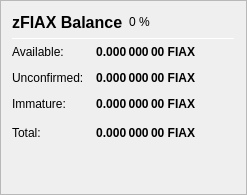
                   <widget class="QFrame" name="frame_ZerocoinBalances">
                    <property name="frameShape">
                     <enum>QFrame::StyledPanel</enum>
                    </property>
                    <property name="frameShadow">
                     <enum>QFrame::Raised</enum>
                    </property>
                    <layout class="QVBoxLayout" name="verticalLayout_7">
                     <item>
                      <layout class="QHBoxLayout" name="horizontalLayout_8" stretch="0,0,0">
                       <item>
                        <widget class="QLabel" name="label_5z_3">
                         <property name="minimumSize">
                          <size>
                           <width>0</width>
                           <height>20</height>
                          </size>
                         </property>
                         <property name="font">
                          <font>
                           <pointsize>12</pointsize>
                           <weight>75</weight>
                           <bold>true</bold>
                          </font>
                         </property>
                         <property name="text">
                          <string>zFIAX Balance</string>
                         </property>
                        </widget>
                       </item>
                       <item>
                        <widget class="QLabel" name="labelzFIAXPercent">
                         <property name="text">
                          <string notr="true">0 %</string>
                         </property>
                        </widget>
                       </item>
                       <item>
                        <spacer name="horizontalSpacer_11">
                         <property name="orientation">
                          <enum>Qt::Horizontal</enum>
                         </property>
                         <property name="sizeHint" stdset="0">
                          <size>
                           <width>40</width>
                           <height>20</height>
                          </size>
                         </property>
                        </spacer>
                       </item>
                      </layout>
                     </item>
                     <item>
                      <widget class="Line" name="line_ZerocoinBalance">
                       <property name="minimumSize">
                        <size>
                         <width>0</width>
                         <height>1</height>
                        </size>
                       </property>
                       <property name="maximumSize">
                        <size>
                         <width>16777215</width>
                         <height>1</height>
                        </size>
                       </property>
                       <property name="orientation">
                        <enum>Qt::Horizontal</enum>
                       </property>
                      </widget>
                     </item>
                     <item>
                      <layout class="QGridLayout" name="gridLayout_5">
                       <property name="spacing">
                        <number>12</number>
                       </property>
                       <item row="1" column="0">
                        <widget class="QLabel" name="labelzBalanceMatureText">
                         <property name="toolTip">
                          <string>Mature: more than 20 confirmation and more than 1 mint of the same denomination after it was minted.
These zFIAX are spendable.</string>
                         </property>
                         <property name="text">
                          <string>Available:</string>
                         </property>
                        </widget>
                       </item>
                       <item row="1" column="1">
                        <widget class="QLabel" name="labelzBalanceMature">
                         <property name="font">
                          <font>
                           <weight>75</weight>
                           <bold>true</bold>
                          </font>
                         </property>
                         <property name="toolTip">
                          <string>Mature: more than 20 confirmation and more than 1 mint of the same denomination after it was minted.
These zFIAX are spendable.</string>
                         </property>
                         <property name="text">
                          <string notr="true">0.000 000 00 FIAX</string>
                         </property>
                         <property name="alignment">
                          <set>Qt::AlignRight|Qt::AlignTrailing|Qt::AlignVCenter</set>
                         </property>
                        </widget>
                       </item>
                       <item row="2" column="0">
                        <widget class="QLabel" name="labelzBalanceUnconfirmedText">
                         <property name="toolTip">
                          <string>Unconfirmed: less than 20 confirmations
Immature: confirmed, but less than 1 mint of the same denomination after it was minted</string>
                         </property>
                         <property name="text">
                          <string>Unconfirmed:</string>
                         </property>
                        </widget>
                       </item>
                       <item row="2" column="1">
                        <widget class="QLabel" name="labelzBalanceUnconfirmed">
                         <property name="font">
                          <font>
                           <weight>75</weight>
                           <bold>true</bold>
                          </font>
                         </property>
                         <property name="toolTip">
                          <string>Unconfirmed: less than 20 confirmations
Immature: confirmed, but less than 1 mint of the same denomination after it was minted</string>
                         </property>
                         <property name="text">
                          <string notr="true">0.000 000 00 FIAX</string>
                         </property>
                         <property name="alignment">
                          <set>Qt::AlignRight|Qt::AlignTrailing|Qt::AlignVCenter</set>
                         </property>
                        </widget>
                       </item>
                       <item row="3" column="0">
                        <widget class="QLabel" name="labelzBalanceImmatureText">
                         <property name="toolTip">
                          <string>Unconfirmed: less than 20 confirmations
Immature: confirmed, but less than 1 mint of the same denomination after it was minted</string>
                         </property>
                         <property name="text">
                          <string>Immature:</string>
                         </property>
                        </widget>
                       </item>
                       <item row="3" column="1">
                        <widget class="QLabel" name="labelzBalanceImmature">
                         <property name="font">
                          <font>
                           <weight>75</weight>
                           <bold>true</bold>
                          </font>
                         </property>
                         <property name="toolTip">
                          <string>Unconfirmed: less than 20 confirmations
Immature: confirmed, but less than 1 mint of the same denomination after it was minted</string>
                         </property>
                         <property name="text">
                          <string notr="true">0.000 000 00 FIAX</string>
                         </property>
                         <property name="alignment">
                          <set>Qt::AlignRight|Qt::AlignTrailing|Qt::AlignVCenter</set>
                         </property>
                        </widget>
                       </item>
                       <item row="4" column="0">
                        <widget class="QLabel" name="labelzBalanceText">
                         <property name="toolTip">
                          <string>Your current zFIAX balance, unconfirmed and immature zFIAX included.</string>
                         </property>
                         <property name="text">
                          <string>Total:</string>
                         </property>
                        </widget>
                       </item>
                       <item row="4" column="1">
                        <widget class="QLabel" name="labelzBalance">
                         <property name="font">
                          <font>
                           <weight>75</weight>
                           <bold>true</bold>
                          </font>
                         </property>
                         <property name="cursor">
                          <cursorShape>IBeamCursor</cursorShape>
                         </property>
                         <property name="toolTip">
                          <string>Your current zFIAX balance, unconfirmed and immature zFIAX included.</string>
                         </property>
                         <property name="text">
                          <string notr="true">0.000 000 00 FIAX</string>
                         </property>
                         <property name="alignment">
                          <set>Qt::AlignRight|Qt::AlignTrailing|Qt::AlignVCenter</set>
                         </property>
                         <property name="textInteractionFlags">
                          <set>Qt::LinksAccessibleByMouse|Qt::TextSelectableByKeyboard|Qt::TextSelectableByMouse</set>
                         </property>
                        </widget>
                       </item>
                       <item row="4" column="2">
                        <spacer name="horizontalSpacer_4">
                         <property name="orientation">
                          <enum>Qt::Horizontal</enum>
                         </property>
                         <property name="sizeHint" stdset="0">
                          <size>
                           <width>40</width>
                           <height>20</height>
                          </size>
                         </property>
                        </spacer>
                       </item>
                      </layout>
                     </item>
                     <item>
                      <spacer name="verticalSpacer_4">
                       <property name="orientation">
                        <enum>Qt::Vertical</enum>
                       </property>
                       <property name="sizeHint" stdset="0">
                        <size>
                         <width>20</width>
                         <height>40</height>
                        </size>
                       </property>
                      </spacer>
                     </item>
                    </layout>
                   </widget>
